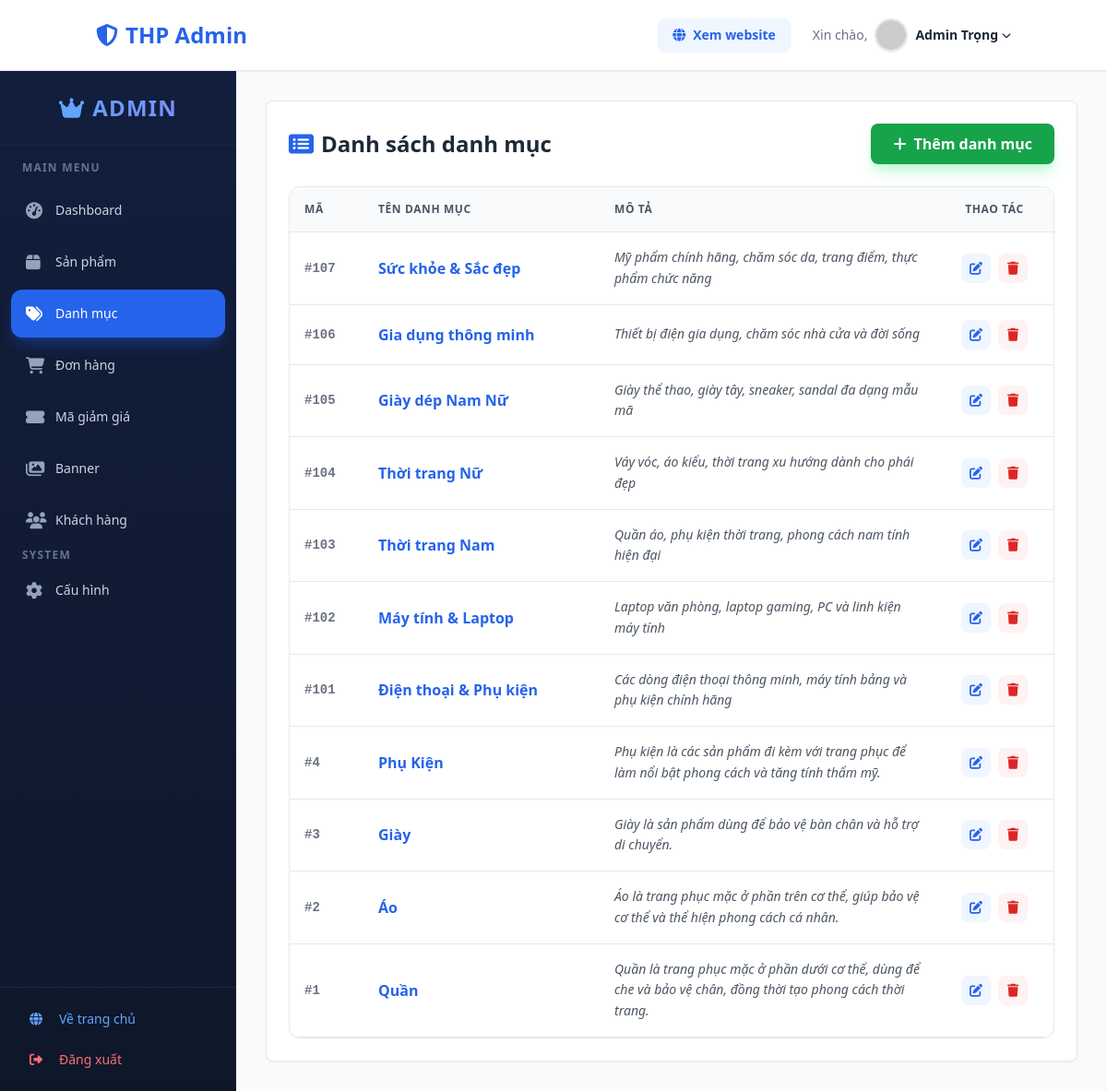
The page /admin_categories.php (signed in) on the database its author committed.
### tables this page shows
CREATE TABLE IF NOT EXISTS `categories` (
  `MaDanhMuc` int NOT NULL AUTO_INCREMENT,
  `TenDanhMuc` text NOT NULL,
  `MoTa` text NOT NULL,
  PRIMARY KEY (`MaDanhMuc`)
);

### database.php (called while the page is built, shortened)
<?php
    class Database {
        private $host = "localhost";
        private $username = "root";
        private $password = "";
        private $dbname = "be1";
        public $conn;
        public function __construct() {
            $this->conn = new mysqli ($this->host, $this->username, $this->password, $this->dbname);
            $this->conn->set_charset("utf8");
        }
        public function select ($sql) {
            return $this->conn->query($sql);
        }
    }
?>

### admin_categories.php (the view, shortened to what this page needs)
<?php
require_once "database.php";
$db = new Database();
$categories = $db->select("SELECT * FROM categories ORDER BY MaDanhMuc DESC");
?>
<?php include 'admin_header.php'; ?>
            <div class="bg-white rounded-lg shadow-sm border border-gray-200 p-6">
                <div class="flex justify-between items-center mb-6">
                    <h2 class="text-2xl font-bold text-gray-800 flex items-center gap-2">
                        <i class="fas fa-list-alt text-blue-600"></i> Danh sách danh mục
                    </h2>
                    <button onclick="openAddModal()"
                        class="bg-green-600 text-white px-6 py-2.5 rounded-lg hover:bg-green-700 transition font-bold shadow-lg shadow-green-200 flex items-center gap-2">
                        <i class="fas fa-plus"></i> Thêm danh mục
                    </button>
                </div>
                <div class="overflow-x-auto rounded-xl border border-gray-200">
                    <table class="w-full">
                        <thead
                            class="bg-gray-50 border-b border-gray-200 text-gray-600 uppercase text-xs font-bold tracking-wider">
                            <tr>
                                <th class="p-4 text-left w-20">Mã</th>
                                <th class="p-4 text-left w-64">Tên danh mục</th>
                                <th class="p-4 text-left">Mô tả</th>
                                <th class="p-4 text-center w-32">Thao tác</th>
                            </tr>
                        </thead>
                        <tbody class="text-sm">
                            <?php if ($categories && $categories->num_rows > 0): ?>
                            <?php while($row = $categories->fetch_assoc()): ?>
                            <tr class="border-b hover:bg-gray-50 transition">
                                <td class="p-4 font-mono text-gray-500 font-bold">#<?php echo $row['MaDanhMuc']; ?></td>
                                <td class="p-4 font-bold text-blue-600 text-base">
                                    <?php echo htmlspecialchars($row['TenDanhMuc']); ?></td>
                                <td class="p-4 text-gray-600 italic leading-relaxed">
                                    <?php echo htmlspecialchars($row['MoTa'] ?? 'Chưa có mô tả'); ?>
                                </td>
                                <td class="p-4">
                                    <div class="flex justify-center gap-2">
                                        <button
                                            onclick='openEditModal(<?php echo htmlspecialchars(json_encode($row)); ?>)'
                                            class="w-8 h-8 bg-blue-50 text-blue-600 rounded-lg hover:bg-blue-600 hover:text-white transition flex items-center justify-center"
                                            title="Sửa">
                                            <i class="fas fa-edit"></i>
                                        </button>
                                        <a href="admin_categories.php?delete=<?php echo $row['MaDanhMuc']; ?>"
                                            onclick="return confirm('Lưu ý: Nếu xóa danh mục có chứa sản phẩm, bạn phải xóa sản phẩm trước. Bạn vẫn muốn tiếp tục xóa?')"
                                            class="w-8 h-8 bg-red-50 text-red-600 rounded-lg hover:bg-red-600 hover:text-white transition flex items-center justify-center"
                                            title="Xóa">
                                            <i class="fas fa-trash"></i>
                                        </a>
                                    </div>
                                </td>
                            </tr>
                            <?php endwhile; ?>
                            <?php else: ?>
                            <tr>
                                <td colspan="4" class="p-6 text-center text-gray-500">Chưa có danh mục nào.</td>
                            </tr>
                            <?php endif; ?>
                        </tbody>
                    </table>
                </div>
            </div>
<?php include 'admin_footer.php'; ?>

### rows shown on the page
categories: MaDanhMuc "107", TenDanhMuc "Sức khỏe & Sắc đẹp", MoTa "Mỹ phẩm chính hãng, chăm sóc da, trang điểm, thực phẩm chức năng"
categories: MaDanhMuc "106", TenDanhMuc "Gia dụng thông minh", MoTa "Thiết bị điện gia dụng, chăm sóc nhà cửa và đời sống"
categories: MaDanhMuc "105", TenDanhMuc "Giày dép Nam Nữ", MoTa "Giày thể thao, giày tây, sneaker, sandal đa dạng mẫu mã"
categories: MaDanhMuc "104", TenDanhMuc "Thời trang Nữ", MoTa "Váy vóc, áo kiểu, thời trang xu hướng dành cho phái đẹp"
categories: MaDanhMuc "103", TenDanhMuc "Thời trang Nam", MoTa "Quần áo, phụ kiện thời trang, phong cách nam tính hiện đại"
categories: MaDanhMuc "102", TenDanhMuc "Máy tính & Laptop", MoTa "Laptop văn phòng, laptop gaming, PC và linh kiện máy tính"
categories: MaDanhMuc "101", TenDanhMuc "Điện thoại & Phụ kiện", MoTa "Các dòng điện thoại thông minh, máy tính bảng và phụ kiện chính hãng"
categories: MaDanhMuc "4", TenDanhMuc "Phụ Kiện", MoTa "Phụ kiện là các sản phẩm đi kèm với trang phục để làm nổi bật phong cách và tăng tính thẩm mỹ."
categories: MaDanhMuc "3", TenDanhMuc "Giày", MoTa "Giày là sản phẩm dùng để bảo vệ bàn chân và hỗ trợ di chuyển."
categories: MaDanhMuc "2", TenDanhMuc "Áo", MoTa "Áo là trang phục mặc ở phần trên cơ thể, giúp bảo vệ cơ thể và thể hiện phong cách cá nhân."
categories: MaDanhMuc "1", TenDanhMuc "Quần", MoTa "Quần là trang phục mặc ở phần dưới cơ thể, dùng để che và bảo vệ chân, đồng thời tạo phong cách thời trang."

### other values the page prints
$ten_user "Admin Trọng"
